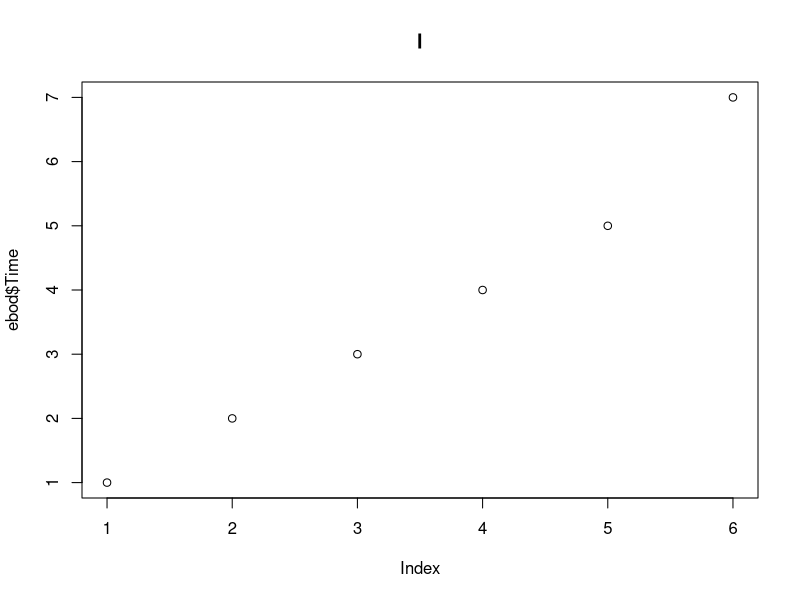
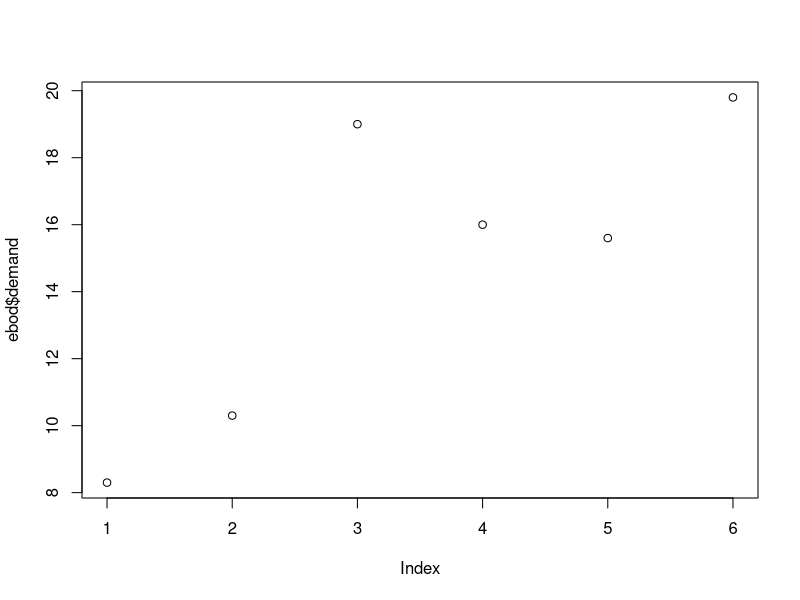
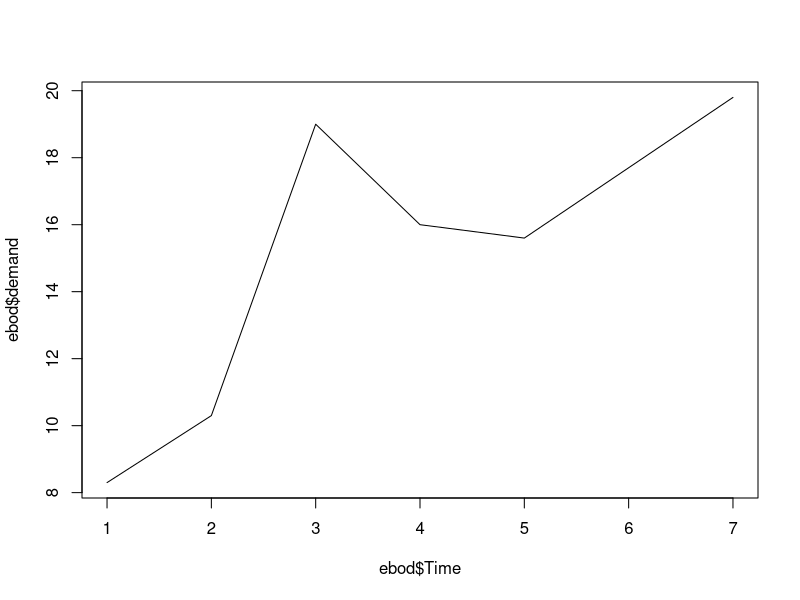
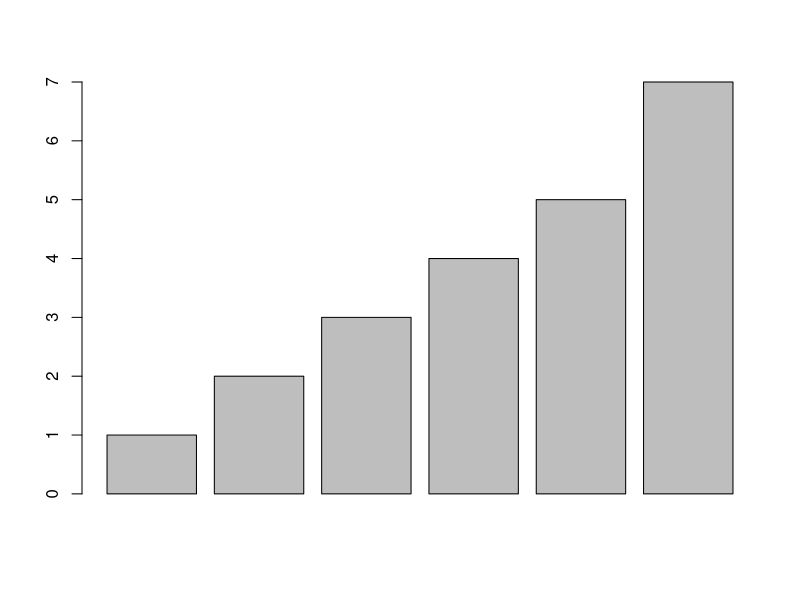
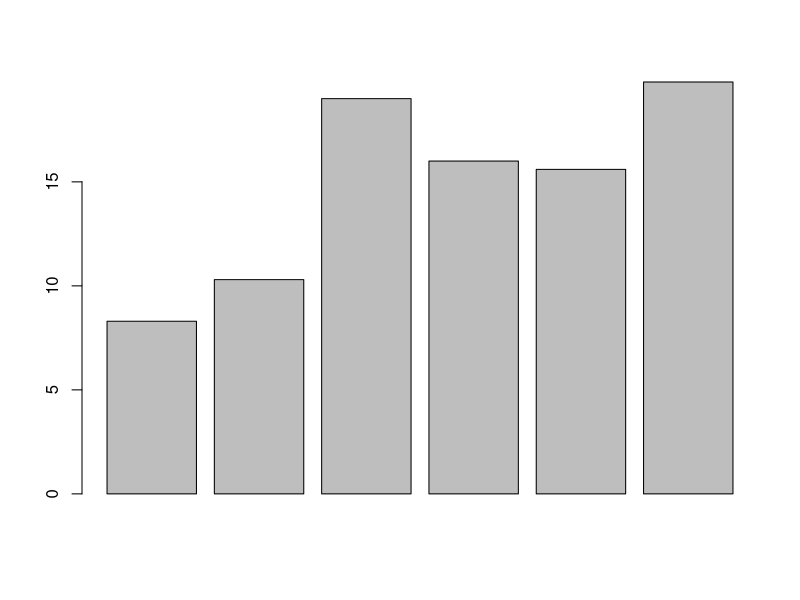

Generate these figures, in order, with R: (Note: this script raises an error after producing the figures.)
ebod<-datasets::BOD
head(ebod,1)
tail(ebod,1)
summary(ebod$Time)
summary(ebod$demand)
plot(ebod$Time,main = 'l')
plot(ebod$demand,type = 'p')
plot(ebod$Time,ebod$demand,type = 'l')
barplot(ebod$Time)
barplot(ebod$demand)
sd(ebod$Time)
sd(ebod$demand)
skewness(ebod$Time)
kurtosis(ebod$demand)
boxplot(ebod$Time,ebod$demand)
skewness(ebod$Time)
